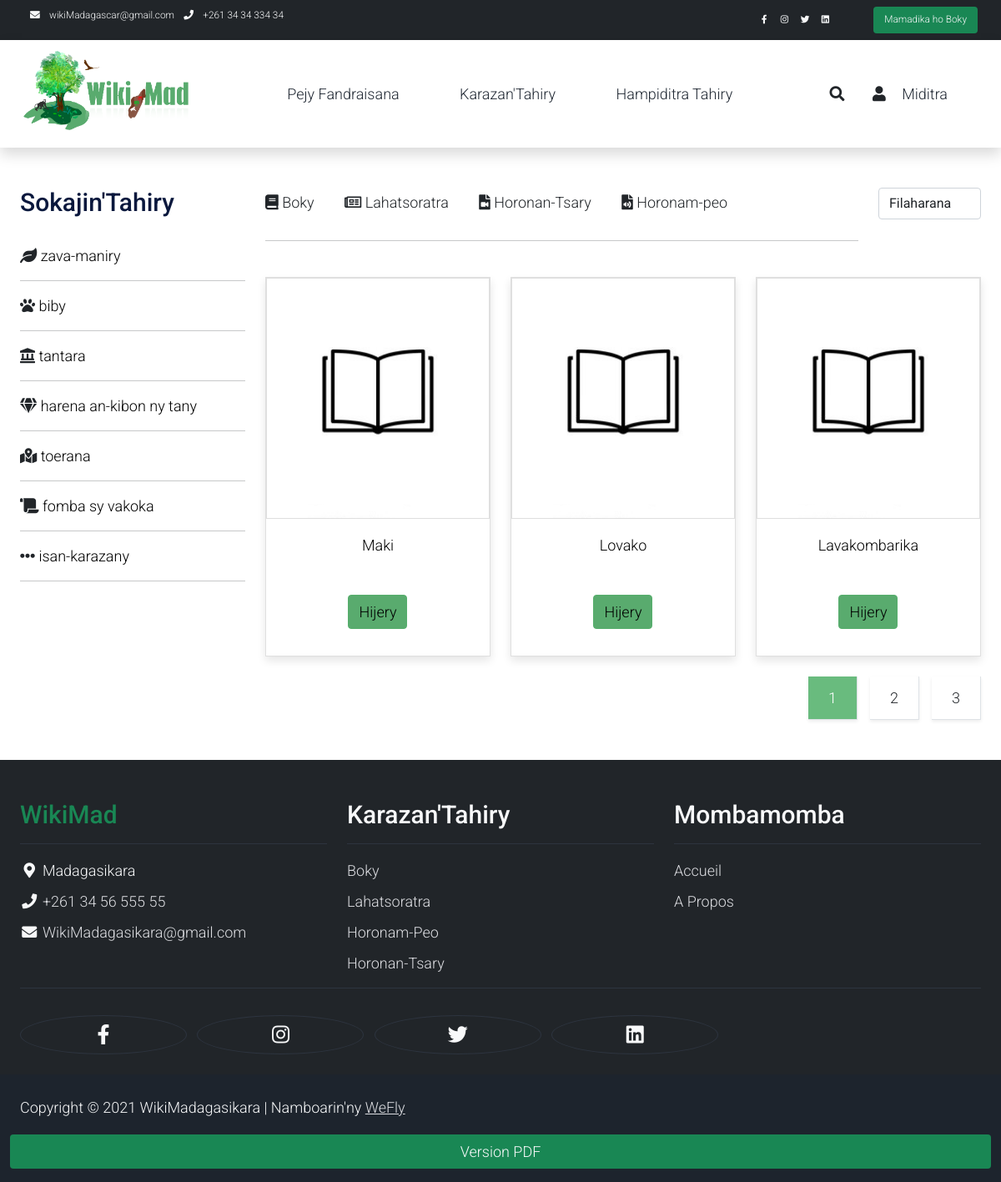
/index.php/controller/contenu_livre, run on the app's committed database.
### tables this page shows
create table categorie(
  idcategorie int not null auto_increment primary key,
  nom varchar(30),
  icone varchar(100)
);

### application/controllers/Controller.php (called while the page is built, shortened)
<?php
class Controller extends CI_Controller {
	public function contenu_livre(){
		$livre="livre";
		$nbParPage = 3;
		$pageActuel = 0;
		$data['categ']=$this->Fonctions->getCategorie();
		$data['livre']=$this->Fonctions->getAllContent($pageActuel,$nbParPage,$livre);
		$j=0;
		foreach($data['livre'] as $livre)
		{
			$data['livreimage'][$j]=$this->Picture->getPrincipalPics($livre['photo']);
			$j++;
		}
		$data['page']='contenu';
		$data['page_contenu']='contenu_livre';
		$this->load->view('template',$data);
	}
}

### index.php (called while the page is built, shortened)
<?php
require_once BASEPATH.'core/CodeIgniter.php';

### application/models/Fonctions.php (called while the page is built, shortened)
<?php
  class Fonctions extends CI_Model
  {
    public function getCategorie()
    {
      $query = "select * from categorie";
      $result = $this->db->query($query);
      $i=0;
      $retour = array();
      foreach($result->result_array() as $row)
      {
        $retour[$i]=$row;
        $i++;
      }
      return $retour;
    }
  }
 ?>

### application/views/contenu.php (the view, shortened to what this page needs)
<div class="container py-5">
        <div class="row">
            <div class="col-lg-3">
                <h1 class="h2 pb-4">Sokajin'Tahiry</h1>
                <ul class="list-unstyled templatemo-accordion">
                        <?php for($i=0;$i<count($categ);$i++) {?>
                            <i class="<?php echo $categ[$i]['icone']; ?>"></i>
                            <a style="text-decoration:none" href="<?php echo site_url("controller/contentCat?categ=".$categ[$i]['nom']); ?>">
                            <?php echo $categ[$i]['nom']; ?>
                            </a>
                            <hr>
                        <?php }?>
                </ul>
            </div>
            <div class="col-lg-9">
                <div class="row">
                    <div class="col-md-10">
                        <ul class="list-inline shop-top-menu pb-3 pt-1">
                            <li class="list-inline-item">
                                <a class="h4 text-dark text-decoration-none mr-4" href="<?php echo site_url('controller/contenu_livre'); ?>"><i class="fas fa-book"></i> Boky</a>
                            </li>
                            <li class="list-inline-item">
                                <a class="h4 text-dark text-decoration-none mr-4" href="<?php echo site_url('controller/contenu_article'); ?>"><i class="far fa-newspaper"></i> Lahatsoratra</a>
                            </li>
                            <li class="list-inline-item">
                                <a class="h4 text-dark text-decoration-none mr-4" href="<?php echo site_url('controller/contenu_video'); ?>"><i class="fas fa-file-video"></i> Horonan-Tsary</a>
                            </li>
                            <li class="list-inline-item">
                                <a class="h4 text-dark text-decoration-none mr-4" href="<?php echo site_url('controller/contenu_audio'); ?>"><i class="fas fa-file-audio"></i> Horonam-peo</a>
                            </li>
                        </ul>
                        <hr>
                        <br>
                    </div>
                    <div class="col-md-2 pb-4">
                        <div class="d-flex">
                            <select class="form-control">
                                <option>Filaharana</option>
                            </select>
                        </div>
                    </div>
                </div>
                <div div="row">
                    <ul class="pagination pagination-lg justify-content-end">
                        <li class="page-item">
                            <a class="page-link active rounded-0 mr-3 shadow-sm border-top-0 border-left-0" href="<?php echo site_url('Controller/contenu_article?pg=1') ?>" tabindex="-1">1</a>
                        </li>
                        <li class="page-item">
                            <a class="page-link rounded-0 mr-3 shadow-sm border-top-0 border-left-0 text-dark" href="<?php echo site_url('Controller/contenu_article?pg=2') ?>">2</a>
                        </li>
                        <li class="page-item">
                            <a class="page-link rounded-0 shadow-sm border-top-0 border-left-0 text-dark" href="<?php echo site_url('Controller/contenu_article?pg=3') ?>">3</a>
                        </li>
                    </ul>
                </div>
            </div>
        </div>
    </div>

### data on the page
categorie: nom "zava-maniry"
categorie: nom "biby"
categorie: nom "tantara"
categorie: nom "harena an-kibon ny tany"
categorie: nom "toerana"
categorie: nom "fomba sy vakoka"
categorie: nom "isan-karazany"

### other printed values
$livre[$i]['titre'] "Maki"
$livre[$i]['titre'] "Lovako"
$livre[$i]['titre'] "Lavakombarika"
